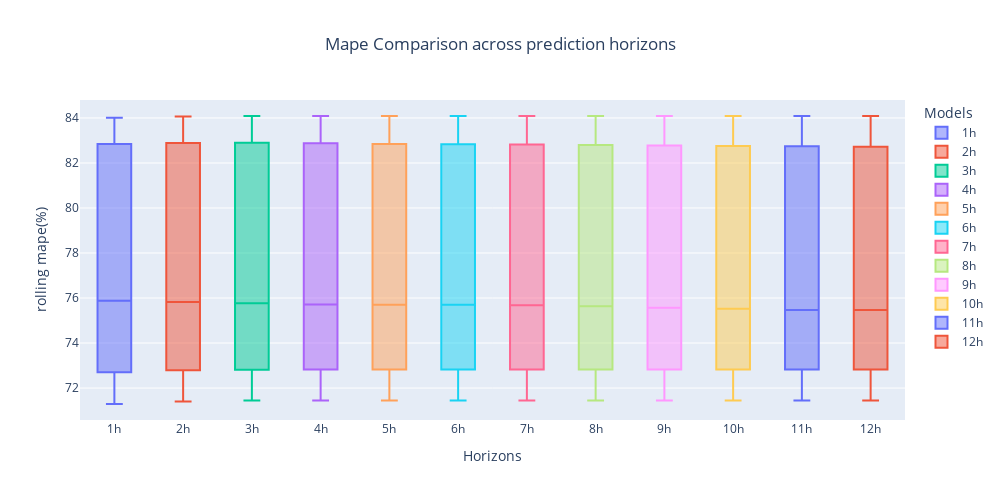

The code cell stored with this chart in its notebook:
### Code cell
fig: Figure = evaluate.boxplotter(df_mape)
fig.show()

### Figure 1 — Plotly figure (JSON) as saved in the notebook; plotly's stock layout.template omitted (floating-point values rounded to 4 significant figures; data arrays with more than 128 entries replaced by an {"elided": "..."} marker saying what was removed)
{"data": [{"name": "1h", "type": "box", "y": {"elided": "897 float values"}}, {"name": "2h", "type": "box", "y": {"elided": "897 float values"}}, {"name": "3h", "type": "box", "y": {"elided": "897 float values"}}, {"name": "4h", "type": "box", "y": {"elided": "897 float values"}}, {"name": "5h", "type": "box", "y": {"elided": "897 float values"}}, {"name": "6h", "type": "box", "y": {"elided": "897 float values"}}, {"name": "7h", "type": "box", "y": {"elided": "897 float values"}}, {"name": "8h", "type": "box", "y": {"elided": "897 float values"}}, {"name": "9h", "type": "box", "y": {"elided": "897 float values"}}, {"name": "10h", "type": "box", "y": {"elided": "897 float values"}}, {"name": "11h", "type": "box", "y": {"elided": "897 float values"}}, {"name": "12h", "type": "box", "y": {"elided": "897 float values"}}], "layout": {"height": 500, "legend": {"title": {"text": "Models"}}, "title": {"text": "Mape Comparison across prediction horizons", "x": 0.5}, "width": 1000, "xaxis": {"title": {"text": "Horizons"}}, "yaxis": {"title": {"text": "rolling mape(%)"}}}}
